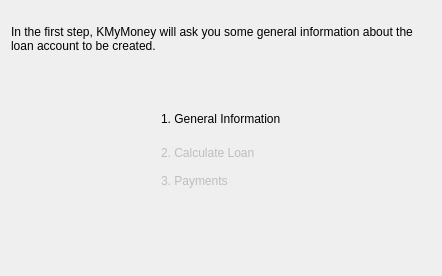
<?xml version="1.0" encoding="UTF-8"?>
<ui version="4.0">
 <class>NewGeneralInfoWizardPage</class>
 <widget class="QWizardPage" name="NewGeneralInfoWizardPage">
  <property name="geometry">
   <rect>
    <x>0</x>
    <y>0</y>
    <width>442</width>
    <height>276</height>
   </rect>
  </property>
  <property name="title">
   <string>General Information</string>
  </property>
  <layout class="QVBoxLayout">
   <property name="spacing">
    <number>6</number>
   </property>
   <property name="leftMargin">
    <number>11</number>
   </property>
   <property name="topMargin">
    <number>11</number>
   </property>
   <property name="rightMargin">
    <number>11</number>
   </property>
   <property name="bottomMargin">
    <number>11</number>
   </property>
   <item>
    <widget class="QLabel" name="TextLabel2_2">
     <property name="text">
      <string>
In the first step, KMyMoney will ask you some general information about the loan account to be created.</string>
     </property>
     <property name="alignment">
      <set>Qt::AlignTop</set>
     </property>
     <property name="wordWrap">
      <bool>true</bool>
     </property>
    </widget>
   </item>
   <item>
    <spacer name="Spacer10">
     <property name="orientation">
      <enum>Qt::Vertical</enum>
     </property>
     <property name="sizeType">
      <enum>QSizePolicy::Expanding</enum>
     </property>
     <property name="sizeHint" stdset="0">
      <size>
       <width>0</width>
       <height>32</height>
      </size>
     </property>
    </spacer>
   </item>
   <item>
    <layout class="QHBoxLayout">
     <property name="spacing">
      <number>6</number>
     </property>
     <property name="leftMargin">
      <number>0</number>
     </property>
     <property name="topMargin">
      <number>0</number>
     </property>
     <property name="rightMargin">
      <number>0</number>
     </property>
     <property name="bottomMargin">
      <number>0</number>
     </property>
     <item>
      <spacer name="Spacer8">
       <property name="orientation">
        <enum>Qt::Horizontal</enum>
       </property>
       <property name="sizeType">
        <enum>QSizePolicy::Expanding</enum>
       </property>
       <property name="sizeHint" stdset="0">
        <size>
         <width>138</width>
         <height>0</height>
        </size>
       </property>
      </spacer>
     </item>
     <item>
      <layout class="QVBoxLayout">
       <property name="spacing">
        <number>6</number>
       </property>
       <property name="leftMargin">
        <number>0</number>
       </property>
       <property name="topMargin">
        <number>0</number>
       </property>
       <property name="rightMargin">
        <number>0</number>
       </property>
       <property name="bottomMargin">
        <number>0</number>
       </property>
       <item>
        <widget class="QLabel" name="TextLabel3">
         <property name="text">
          <string>1. General Information</string>
         </property>
         <property name="alignment">
          <set>Qt::AlignTop</set>
         </property>
         <property name="wordWrap">
          <bool>false</bool>
         </property>
        </widget>
       </item>
       <item>
        <widget class="QLabel" name="TextLabel4">
         <property name="enabled">
          <bool>false</bool>
         </property>
         <property name="text">
          <string>
2. Calculate Loan

3. Payments</string>
         </property>
         <property name="wordWrap">
          <bool>false</bool>
         </property>
        </widget>
       </item>
       <item>
        <spacer name="Spacer7">
         <property name="orientation">
          <enum>Qt::Vertical</enum>
         </property>
         <property name="sizeType">
          <enum>QSizePolicy::Expanding</enum>
         </property>
         <property name="sizeHint" stdset="0">
          <size>
           <width>0</width>
           <height>25</height>
          </size>
         </property>
        </spacer>
       </item>
      </layout>
     </item>
     <item>
      <spacer name="Spacer9">
       <property name="orientation">
        <enum>Qt::Horizontal</enum>
       </property>
       <property name="sizeType">
        <enum>QSizePolicy::Expanding</enum>
       </property>
       <property name="sizeHint" stdset="0">
        <size>
         <width>137</width>
         <height>0</height>
        </size>
       </property>
      </spacer>
     </item>
    </layout>
   </item>
   <item>
    <spacer name="Spacer44">
     <property name="orientation">
      <enum>Qt::Vertical</enum>
     </property>
     <property name="sizeType">
      <enum>QSizePolicy::Expanding</enum>
     </property>
     <property name="sizeHint" stdset="0">
      <size>
       <width>0</width>
       <height>32</height>
      </size>
     </property>
    </spacer>
   </item>
  </layout>
 </widget>
 <resources/>
 <connections/>
</ui>
